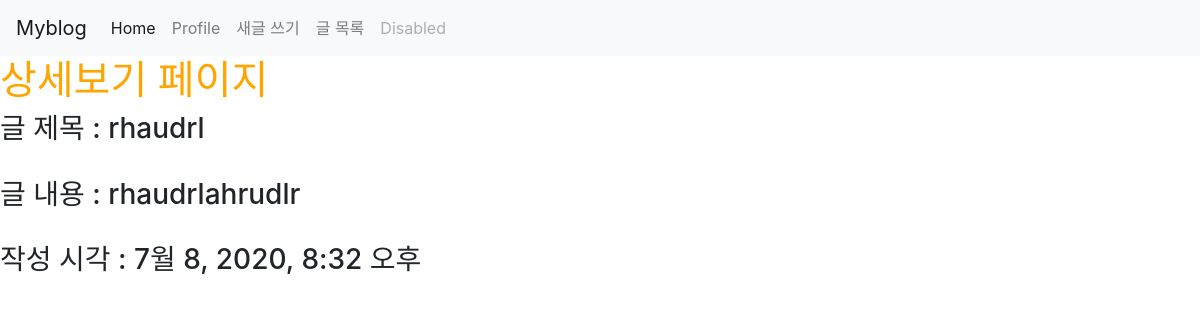
Page /posts//show/4 on the committed database.
### posts/models.py (models this page shows)
class Post(models.Model):
    title = models.CharField(max_length=50, null=False)
    content = models.TextField()
    view_count = models.IntegerField(default = 0)
    created_at = models.DateTimeField(auto_now_add = True)
    updated_at = models.DateTimeField(auto_now = True)

### posts/views.py (the view)
# urls.py: path('/show/<int:id>', show, name="show"),
def show(request, id):
    post = Post.objects.get(pk=id)
    return render(request, 'posts/show.html', {'post': post})

### posts/templates/posts/show.html
{% extends 'base.html' %}
{% block content %}
<h1>상세보기 페이지</h1>
<h3>글 제목 : {{ post.title }} </h3><br>
<h3>글 내용 : {{ post.content }} </h3><br>
<h3>작성 시각 : {{ post.created_at }} </h3><br>
{% endblock %}

### myblog/static/css/project.css (style rules this page uses)
h1 { color: orange; }

### rows in the picture
Post: title "rhaudrl", content "rhaudrlahrudlr", created_at "7월 8, 2020, 8:32 오후"
